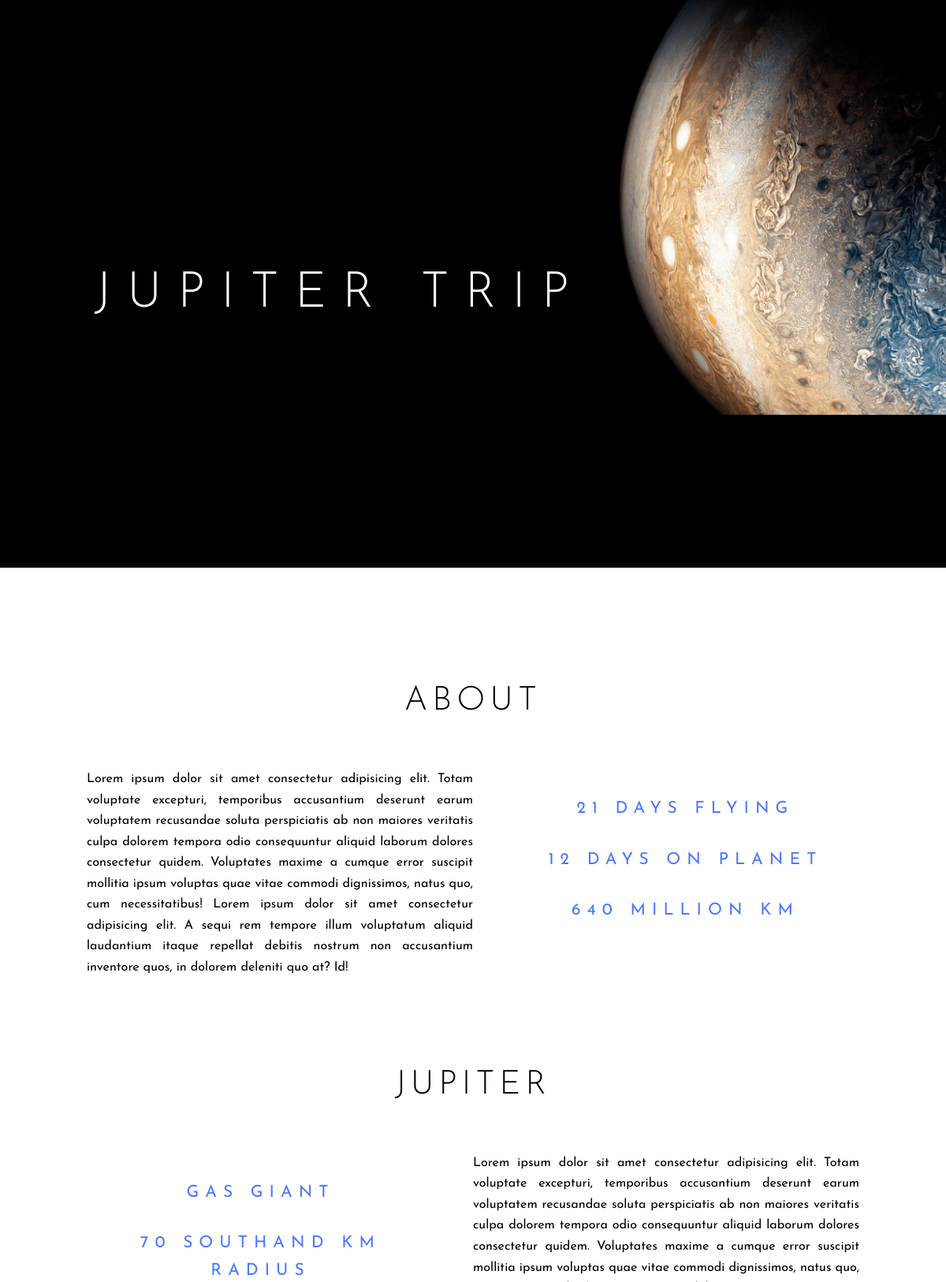
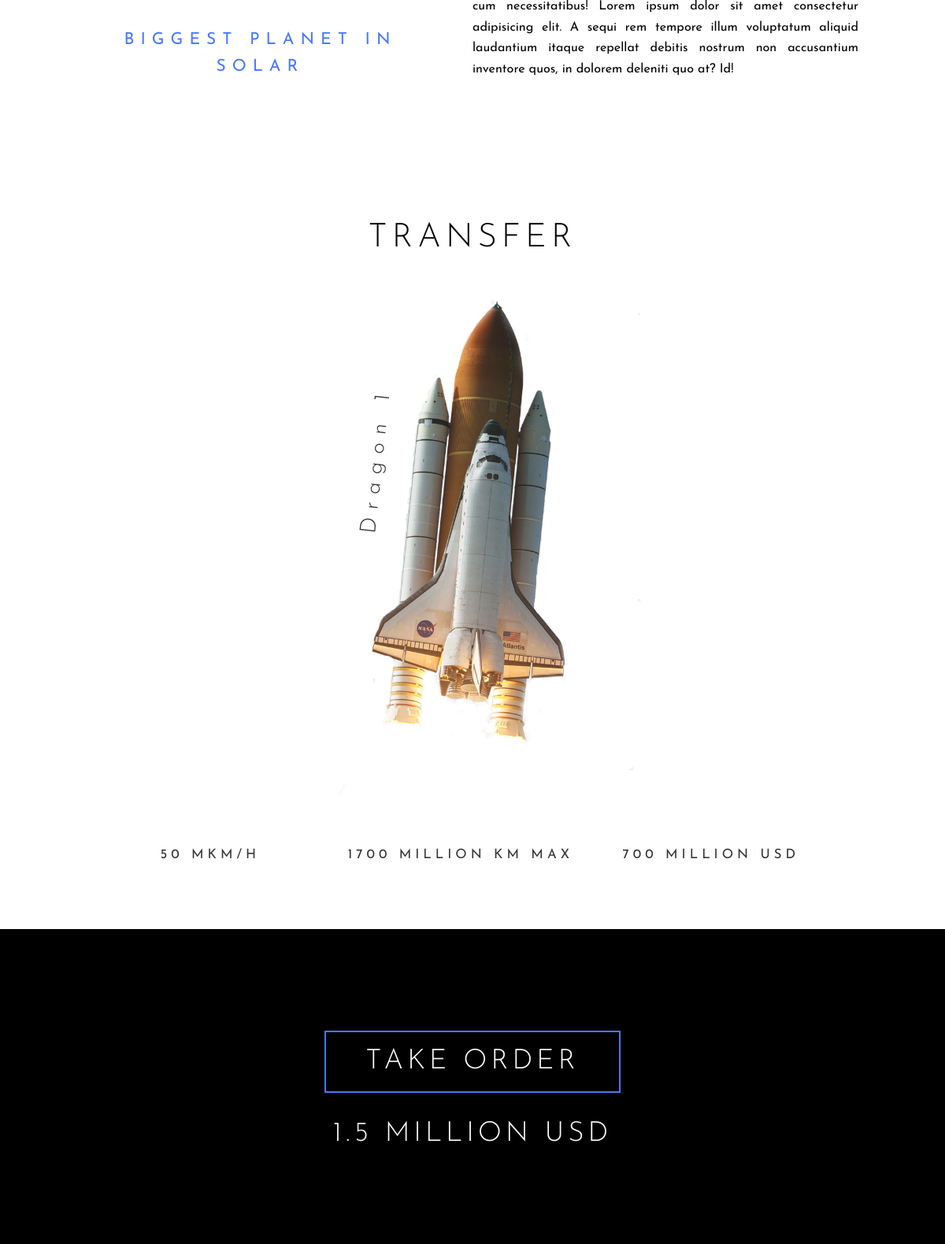
The app's page /space.com/item.php?id=2 with its own data (2 pictures, top to bottom).
### tables this page shows
CREATE TABLE `tour` (
  `tour_id` int(11) NOT NULL,
  `tour_name` varchar(45) NOT NULL,
  `planet_name` varchar(45) NOT NULL,
  `shuttle_name` varchar(45) NOT NULL,
  `tour_fly_days` int(11) NOT NULL,
  `tour_days_on_planet` int(11) NOT NULL,
  `tour_age_limit` int(11) DEFAULT NULL,
  `tour_description` text NOT NULL,
  `tour_usd` float NOT NULL,
  `tour_image` text NOT NULL
);

CREATE TABLE `planet` (
  `planet_id` int(11) NOT NULL,
  `planet_name` varchar(45) NOT NULL,
  `planet_distance_mkm` varchar(45) NOT NULL,
  `planet_radius` tinyint(4) NOT NULL,
  `planet_description` longtext NOT NULL,
  `planet_surname` varchar(20) NOT NULL,
  `planet_fact` text NOT NULL
);

CREATE TABLE `shattle` (
  `shattle_id` int(11) NOT NULL,
  `shattle_name` varchar(45) NOT NULL,
  `shattle_capacity` tinyint(4) NOT NULL,
  `shattle_maxdist` int(10) NOT NULL,
  `shuttle_speed` int(11) NOT NULL,
  `shattle_class` varchar(45) NOT NULL,
  `shattle_usd` int(10) NOT NULL,
  `shattle_discription` text NOT NULL
);

### space.com/item.php (the view, shortened to what this page needs)
<?php
	include("registration.php");
    $id = $_GET['id'];
    $res = mysql_query("SELECT * FROM tour join planet on tour.planet_name  = planet.planet_name join shattle on tour.shuttle_name  = shattle.shattle_name WHERE tour_id = $id", $link);
    $item = mysql_fetch_assoc($res);
?>
<!DOCTYPE html>
<html lang="ru">
<head>
</head>
<body>
	<section class="item-main">
        <div class="header">
            <section>
                <img src="img/<?php echo($item['tour_image'])?>" alt="">
                <h1 class=""><?php echo($item['tour_name'])?></h1>
            </section>
        </div>
		<div class="wrap">
			<div class="top-line" style="position: fixed">
				<div class="top-line-menu">
					<ul>
					</ul>
				</div>
            </div>
            <div class="tour clearfix">
                <h2>about</h2>
                <p class="desc">Lorem ipsum dolor sit amet consectetur adipisicing elit. Totam voluptate excepturi, temporibus accusantium deserunt earum voluptatem recusandae soluta perspiciatis ab non maiores veritatis culpa dolorem tempora odio consequuntur aliquid laborum dolores consectetur quidem. Voluptates maxime a cumque error suscipit mollitia ipsum voluptas quae vitae commodi dignissimos, natus quo, cum necessitatibus! Lorem ipsum dolor sit amet consectetur adipisicing elit. A sequi rem tempore illum voluptatum aliquid laudantium itaque repellat debitis nostrum non accusantium inventore quos, in dolorem deleniti quo at? Id!    </p>
                <ul>
                    <li class="fly"><?php echo($item['tour_fly_days']) ?> days flying</li>
                    <li class="total"><?php echo($item['tour_days_on_planet']) ?> days on planet</li>
                    <li><?php echo($item['planet_distance_mkm']) ?> million km</li>
                </ul>
            </div>
            <div class="resort clearfix">
                <h2><?php echo($item['planet_name']) ?></h2>
                <p class="desc">Lorem ipsum dolor sit amet consectetur adipisicing elit. Totam voluptate excepturi, temporibus accusantium deserunt earum voluptatem recusandae soluta perspiciatis ab non maiores veritatis culpa dolorem tempora odio consequuntur aliquid laborum dolores consectetur quidem. Voluptates maxime a cumque error suscipit mollitia ipsum voluptas quae vitae commodi dignissimos, natus quo, cum necessitatibus! Lorem ipsum dolor sit amet consectetur adipisicing elit. A sequi rem tempore illum voluptatum aliquid laudantium itaque repellat debitis nostrum non accusantium inventore quos, in dolorem deleniti quo at? Id!    </p>
                <ul>
                    <li class="fly"><?php echo($item['planet_surname']) ?></li>
                    <li class="total"><?php echo($item['planet_radius']) ?> southand km radius</li>
                    <li><?php echo($item['planet_fact']) ?></li>
                </ul>
            </div>
            <div class="transfer clearfix">
                <h2>transfer</h2>
                <div></div>
                <p><?php echo($item['shuttle_name']) ?></p>
                <ul>
                    <li><?php echo($item['shuttle_speed']) ?> mkm/h</li>
                    <li><?php echo($item['shattle_maxdist']) ?> million km max</li>
                    <li><?php echo($item['shattle_usd']) ?> million usd</li>
                </ul>
            </div>
        </div>
        <div class="order" >
            <a href="tourId=<?php echo $id?>&tourN=<?php echo($item['tour_name']);?>&tourC=<?php echo($item['tour_usd']);?>&clientId=<?php if($_SESSION['auth'] == 'auth'){
					echo $_SESSION['auth_id'];
				} else{
					echo 0;
				}?>" class="take-order" >take order</a>
            <p class="coast" ><?php echo($item['tour_usd']) ?> million usd</p>
        </div>
	</section>
	<link href="https://maxcdn.bootstrapcdn.com/font-awesome/4.7.0/css/font-awesome.min.css" rel="stylesheet">
	<link rel="stylesheet" href="css/style.min.css">
</body>
</html>

### records on screen
tour: tour_image (picture), tour_name "JUPITER TRIP", tour_fly_days "21", tour_days_on_planet "12", planet.planet_distance_mkm "640", planet.planet_name "JUPITER", planet.planet_surname "GAS GIANT", planet.planet_radius "70", planet.planet_fact "BIGGEST PLANET IN SOLAR", shuttle_name "Dragon 1", shattle.shuttle_speed "50", shattle.shattle_maxdist "1700", shattle.shattle_usd "700", tour_usd "1.5"
